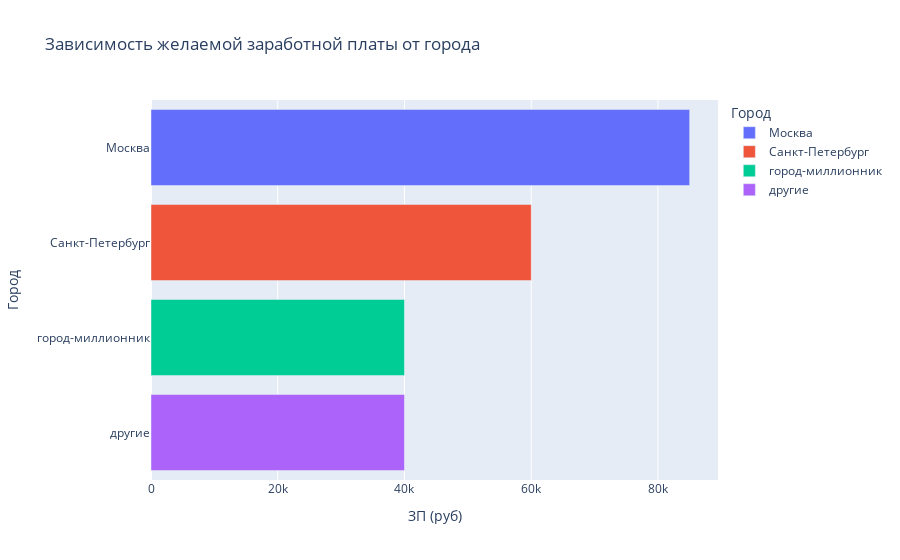

The notebook cell saved with this chart:
### Markdown cell above
5. Постройте диаграмму, которая показывает распределение желаемой заработной платы («ЗП (руб)») в зависимости от города («Город»). Используйте для диаграммы данные о резюме, где желаемая заработная плата меньше 1 миллиона рублей.

Сделайте выводы по полученной диаграмме:

- Как соотносятся медианные уровни желаемой заработной платы и их размах в городах?
- Как вы считаете, важен ли признак города при прогнозировании заработной платы?
- В каком городе (категории городов) зафиксирован наибольший показатель желаемой заработной платы (~924 тысячи рублей)?

### Code cell
# Условие для построения диаграммы
hh_df_5 = hh_df[hh_df['ЗП (руб)'] < 1000000].groupby('Город', as_index=False).median()

# Построение диаграммы
fig = plt.figure(figsize=(13,3))
fig = px.bar(hh_df_5, x='ЗП (руб)', y='Город', color='Город', title='Зависимость желаемой заработной платы от города')
fig.show()

# Категория городов, по которой зафиксирован наибольший показатель желаемой заработной платы (~924 тысячи рублей)
hh_df[hh_df['ЗП (руб)'] > 923000][hh_df['ЗП (руб)'] < 925000].groupby('Город', as_index=False).value_counts()

### Figure 1 — Plotly figure (JSON) as saved in the notebook; plotly's stock layout.template omitted (floating-point values rounded to 4 significant figures)
{"data": [{"alignmentgroup": "True", "hovertemplate": "Город=%{y}<br>ЗП (руб)=%{x}<extra></extra>", "legendgroup": "Москва", "marker": {"color": "#636efa", "pattern": {"shape": ""}}, "name": "Москва", "offsetgroup": "Москва", "orientation": "h", "showlegend": true, "textposition": "auto", "type": "bar", "x": [85000], "xaxis": "x", "y": ["Москва"], "yaxis": "y"}, {"alignmentgroup": "True", "hovertemplate": "Город=%{y}<br>ЗП (руб)=%{x}<extra></extra>", "legendgroup": "Санкт-Петербург", "marker": {"color": "#EF553B", "pattern": {"shape": ""}}, "name": "Санкт-Петербург", "offsetgroup": "Санкт-Петербург", "orientation": "h", "showlegend": true, "textposition": "auto", "type": "bar", "x": [60000], "xaxis": "x", "y": ["Санкт-Петербург"], "yaxis": "y"}, {"alignmentgroup": "True", "hovertemplate": "Город=%{y}<br>ЗП (руб)=%{x}<extra></extra>", "legendgroup": "город-миллионник", "marker": {"color": "#00cc96", "pattern": {"shape": ""}}, "name": "город-миллионник", "offsetgroup": "город-миллионник", "orientation": "h", "showlegend": true, "textposition": "auto", "type": "bar", "x": [40000], "xaxis": "x", "y": ["город-миллионник"], "yaxis": "y"}, {"alignmentgroup": "True", "hovertemplate": "Город=%{y}<br>ЗП (руб)=%{x}<extra></extra>", "legendgroup": "другие", "marker": {"color": "#ab63fa", "pattern": {"shape": ""}}, "name": "другие", "offsetgroup": "другие", "orientation": "h", "showlegend": true, "textposition": "auto", "type": "bar", "x": [40000], "xaxis": "x", "y": ["другие"], "yaxis": "y"}], "layout": {"barmode": "relative", "legend": {"title": {"text": "Город"}, "tracegroupgap": 0}, "title": {"text": "Зависимость желаемой заработной платы от города"}, "xaxis": {"anchor": "y", "domain": [0, 1], "title": {"text": "ЗП (руб)"}}, "yaxis": {"anchor": "x", "categoryarray": ["другие", "город-миллионник", "Санкт-Петербург", "Москва"], "categoryorder": "array", "domain": [0, 1], "title": {"text": "Город"}}}}
